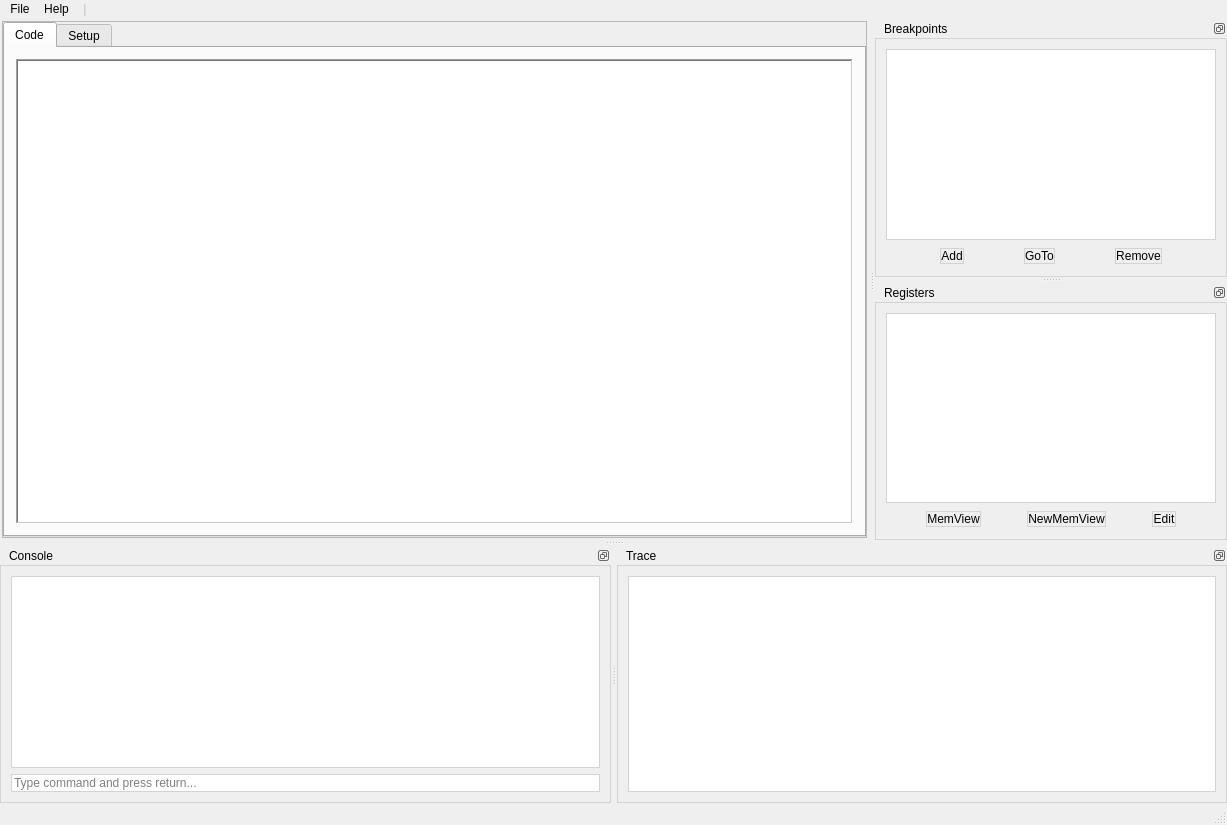
<?xml version="1.0" encoding="UTF-8"?>
<ui version="4.0">
 <class>MainWindow</class>
 <widget class="QMainWindow" name="MainWindow">
  <property name="geometry">
   <rect>
    <x>0</x>
    <y>0</y>
    <width>1227</width>
    <height>825</height>
   </rect>
  </property>
  <property name="minimumSize">
   <size>
    <width>600</width>
    <height>400</height>
   </size>
  </property>
  <property name="windowTitle">
   <string>BSVC Qt ZOMGWTFBBQ PreAlpha Early Access -0.00.01a</string>
  </property>
  <property name="documentMode">
   <bool>false</bool>
  </property>
  <property name="dockNestingEnabled">
   <bool>false</bool>
  </property>
  <property name="dockOptions">
   <set>QMainWindow::AllowTabbedDocks|QMainWindow::AnimatedDocks|QMainWindow::GroupedDragging</set>
  </property>
  <widget class="QWidget" name="centralwidget">
   <layout class="QGridLayout" name="gridLayout">
    <property name="leftMargin">
     <number>2</number>
    </property>
    <property name="topMargin">
     <number>2</number>
    </property>
    <property name="rightMargin">
     <number>2</number>
    </property>
    <property name="bottomMargin">
     <number>2</number>
    </property>
    <property name="spacing">
     <number>2</number>
    </property>
    <item row="0" column="0">
     <widget class="QFrame" name="frame">
      <property name="frameShape">
       <enum>QFrame::StyledPanel</enum>
      </property>
      <property name="frameShadow">
       <enum>QFrame::Raised</enum>
      </property>
      <layout class="QGridLayout" name="gridLayout_2">
       <property name="leftMargin">
        <number>0</number>
       </property>
       <property name="topMargin">
        <number>0</number>
       </property>
       <property name="rightMargin">
        <number>0</number>
       </property>
       <property name="bottomMargin">
        <number>0</number>
       </property>
       <property name="spacing">
        <number>0</number>
       </property>
       <item row="0" column="0">
        <widget class="QTabWidget" name="centralTabWidget">
         <property name="currentIndex">
          <number>0</number>
         </property>
         <widget class="QWidget" name="codeTab">
          <attribute name="title">
           <string>Code</string>
          </attribute>
          <layout class="QGridLayout" name="gridLayout_6">
           <item row="0" column="0">
            <widget class="QListView" name="codeList">
             <property name="styleSheet">
              <string notr="true"/>
             </property>
             <property name="frameShape">
              <enum>QFrame::WinPanel</enum>
             </property>
            </widget>
           </item>
          </layout>
         </widget>
         <widget class="QWidget" name="setupTab">
          <property name="minimumSize">
           <size>
            <width>0</width>
            <height>280</height>
           </size>
          </property>
          <attribute name="title">
           <string>Setup</string>
          </attribute>
          <layout class="QGridLayout" name="gridLayout_7">
           <item row="3" column="1">
            <widget class="QFrame" name="setupProcessorFrame">
             <property name="styleSheet">
              <string notr="true">QFrame {
	background: rgb(240, 240, 240);
}</string>
             </property>
             <property name="frameShape">
              <enum>QFrame::WinPanel</enum>
             </property>
             <property name="frameShadow">
              <enum>QFrame::Raised</enum>
             </property>
             <layout class="QVBoxLayout" name="verticalLayout_4">
              <property name="topMargin">
               <number>2</number>
              </property>
              <item>
               <layout class="QHBoxLayout" name="horizontalLayout_2">
                <item>
                 <spacer name="horizontalSpacer_4">
                  <property name="orientation">
                   <enum>Qt::Horizontal</enum>
                  </property>
                  <property name="sizeHint" stdset="0">
                   <size>
                    <width>40</width>
                    <height>20</height>
                   </size>
                  </property>
                 </spacer>
                </item>
                <item>
                 <widget class="QLabel" name="label">
                  <property name="text">
                   <string>Processor settings</string>
                  </property>
                 </widget>
                </item>
                <item>
                 <spacer name="horizontalSpacer_3">
                  <property name="orientation">
                   <enum>Qt::Horizontal</enum>
                  </property>
                  <property name="sizeHint" stdset="0">
                   <size>
                    <width>40</width>
                    <height>20</height>
                   </size>
                  </property>
                 </spacer>
                </item>
               </layout>
              </item>
              <item>
               <widget class="Line" name="line">
                <property name="orientation">
                 <enum>Qt::Horizontal</enum>
                </property>
               </widget>
              </item>
              <item>
               <layout class="QHBoxLayout" name="horizontalLayout">
                <item>
                 <spacer name="horizontalSpacer">
                  <property name="orientation">
                   <enum>Qt::Horizontal</enum>
                  </property>
                  <property name="sizeHint" stdset="0">
                   <size>
                    <width>40</width>
                    <height>20</height>
                   </size>
                  </property>
                 </spacer>
                </item>
                <item>
                 <widget class="QLabel" name="setupProcessorLabel">
                  <property name="text">
                   <string>Processor</string>
                  </property>
                 </widget>
                </item>
                <item>
                 <widget class="QComboBox" name="setupProcesssorComboBox">
                  <item>
                   <property name="text">
                    <string>M68000</string>
                   </property>
                  </item>
                  <item>
                   <property name="text">
                    <string>M68360</string>
                   </property>
                  </item>
                 </widget>
                </item>
                <item>
                 <spacer name="horizontalSpacer_2">
                  <property name="orientation">
                   <enum>Qt::Horizontal</enum>
                  </property>
                  <property name="sizeHint" stdset="0">
                   <size>
                    <width>40</width>
                    <height>20</height>
                   </size>
                  </property>
                 </spacer>
                </item>
               </layout>
              </item>
              <item>
               <layout class="QHBoxLayout" name="horizontalLayout_4">
                <item>
                 <spacer name="horizontalSpacer_5">
                  <property name="orientation">
                   <enum>Qt::Horizontal</enum>
                  </property>
                  <property name="sizeHint" stdset="0">
                   <size>
                    <width>40</width>
                    <height>20</height>
                   </size>
                  </property>
                 </spacer>
                </item>
                <item>
                 <widget class="QPushButton" name="createProcessorButton">
                  <property name="text">
                   <string>Create</string>
                  </property>
                 </widget>
                </item>
                <item>
                 <spacer name="horizontalSpacer_6">
                  <property name="orientation">
                   <enum>Qt::Horizontal</enum>
                  </property>
                  <property name="sizeHint" stdset="0">
                   <size>
                    <width>40</width>
                    <height>20</height>
                   </size>
                  </property>
                 </spacer>
                </item>
               </layout>
              </item>
             </layout>
            </widget>
           </item>
           <item row="6" column="1">
            <widget class="QFrame" name="deviceSettingsFrame">
             <property name="styleSheet">
              <string notr="true">QFrame {
	background: rgb(240, 240, 240);
}</string>
             </property>
             <property name="frameShape">
              <enum>QFrame::WinPanel</enum>
             </property>
             <property name="frameShadow">
              <enum>QFrame::Raised</enum>
             </property>
             <layout class="QVBoxLayout" name="verticalLayout_5">
              <property name="topMargin">
               <number>2</number>
              </property>
              <item>
               <layout class="QHBoxLayout" name="horizontalLayout_3">
                <item>
                 <spacer name="horizontalSpacer_8">
                  <property name="orientation">
                   <enum>Qt::Horizontal</enum>
                  </property>
                  <property name="sizeHint" stdset="0">
                   <size>
                    <width>40</width>
                    <height>20</height>
                   </size>
                  </property>
                 </spacer>
                </item>
                <item>
                 <widget class="QLabel" name="label_2">
                  <property name="text">
                   <string>Device settings</string>
                  </property>
                 </widget>
                </item>
                <item>
                 <spacer name="horizontalSpacer_7">
                  <property name="orientation">
                   <enum>Qt::Horizontal</enum>
                  </property>
                  <property name="sizeHint" stdset="0">
                   <size>
                    <width>40</width>
                    <height>20</height>
                   </size>
                  </property>
                 </spacer>
                </item>
               </layout>
              </item>
              <item>
               <widget class="Line" name="line_2">
                <property name="orientation">
                 <enum>Qt::Horizontal</enum>
                </property>
               </widget>
              </item>
              <item>
               <layout class="QGridLayout" name="gridLayout_8">
                <item row="1" column="0">
                 <spacer name="horizontalSpacer_9">
                  <property name="orientation">
                   <enum>Qt::Horizontal</enum>
                  </property>
                  <property name="sizeHint" stdset="0">
                   <size>
                    <width>40</width>
                    <height>20</height>
                   </size>
                  </property>
                 </spacer>
                </item>
                <item row="1" column="3">
                 <spacer name="horizontalSpacer_10">
                  <property name="orientation">
                   <enum>Qt::Horizontal</enum>
                  </property>
                  <property name="sizeHint" stdset="0">
                   <size>
                    <width>40</width>
                    <height>20</height>
                   </size>
                  </property>
                 </spacer>
                </item>
                <item row="0" column="2">
                 <widget class="QLabel" name="label_4">
                  <property name="text">
                   <string>Attached devices</string>
                  </property>
                  <property name="alignment">
                   <set>Qt::AlignCenter</set>
                  </property>
                 </widget>
                </item>
                <item row="1" column="1">
                 <widget class="QListView" name="availableDevicesList">
                  <property name="styleSheet">
                   <string notr="true">QWidget {
	background: white;
}</string>
                  </property>
                 </widget>
                </item>
                <item row="1" column="2">
                 <widget class="QListView" name="attachedDevicesList">
                  <property name="styleSheet">
                   <string notr="true">QWidget {
	background: white;
}</string>
                  </property>
                 </widget>
                </item>
                <item row="0" column="1">
                 <widget class="QLabel" name="label_3">
                  <property name="text">
                   <string>Available devices</string>
                  </property>
                  <property name="alignment">
                   <set>Qt::AlignCenter</set>
                  </property>
                 </widget>
                </item>
                <item row="2" column="1">
                 <widget class="QPushButton" name="pushButton_6">
                  <property name="text">
                   <string>Create</string>
                  </property>
                 </widget>
                </item>
                <item row="2" column="2">
                 <widget class="QPushButton" name="pushButton_7">
                  <property name="text">
                   <string>Remove</string>
                  </property>
                 </widget>
                </item>
               </layout>
              </item>
              <item>
               <spacer name="verticalSpacer">
                <property name="orientation">
                 <enum>Qt::Vertical</enum>
                </property>
                <property name="sizeHint" stdset="0">
                 <size>
                  <width>20</width>
                  <height>40</height>
                 </size>
                </property>
               </spacer>
              </item>
             </layout>
            </widget>
           </item>
          </layout>
         </widget>
        </widget>
       </item>
      </layout>
     </widget>
    </item>
   </layout>
  </widget>
  <widget class="QMenuBar" name="menubar">
   <property name="geometry">
    <rect>
     <x>0</x>
     <y>0</y>
     <width>1227</width>
     <height>21</height>
    </rect>
   </property>
   <property name="contextMenuPolicy">
    <enum>Qt::NoContextMenu</enum>
   </property>
   <property name="styleSheet">
    <string notr="true">QMenuBar {
	background: transparent;
}</string>
   </property>
   <property name="defaultUp">
    <bool>false</bool>
   </property>
   <property name="nativeMenuBar">
    <bool>false</bool>
   </property>
   <widget class="QMenu" name="menuFile">
    <property name="title">
     <string>File</string>
    </property>
    <widget class="QMenu" name="menuSetup">
     <property name="title">
      <string>Setup</string>
     </property>
     <widget class="QMenu" name="menuSetup_manually">
      <property name="title">
       <string>Setup manually</string>
      </property>
      <addaction name="actionM68000"/>
      <addaction name="actionM68360"/>
     </widget>
     <addaction name="actionLoad_setup"/>
     <addaction name="menuSetup_manually"/>
    </widget>
    <addaction name="menuSetup"/>
    <addaction name="actionLoad_program"/>
   </widget>
   <widget class="QMenu" name="menuHelp">
    <property name="title">
     <string>Help</string>
    </property>
    <property name="separatorsCollapsible">
     <bool>false</bool>
    </property>
    <addaction name="actionAbout"/>
    <addaction name="actionLicense"/>
   </widget>
   <widget class="QMenu" name="menu">
    <property name="enabled">
     <bool>false</bool>
    </property>
    <property name="contextMenuPolicy">
     <enum>Qt::NoContextMenu</enum>
    </property>
    <property name="acceptDrops">
     <bool>false</bool>
    </property>
    <property name="title">
     <string>|</string>
    </property>
   </widget>
   <addaction name="menuFile"/>
   <addaction name="menuHelp"/>
   <addaction name="menu"/>
  </widget>
  <widget class="QStatusBar" name="statusbar">
   <property name="statusTip">
    <string/>
   </property>
   <property name="sizeGripEnabled">
    <bool>true</bool>
   </property>
  </widget>
  <widget class="QDockWidget" name="breakpointDock">
   <property name="styleSheet">
    <string notr="true">QDockWidget::title {
    text-align: left;
    background: transparent;
    padding-left: 5px;
}

QWidget {
    border: 1px solid lightgrey;
}</string>
   </property>
   <property name="features">
    <set>QDockWidget::DockWidgetFloatable|QDockWidget::DockWidgetMovable</set>
   </property>
   <property name="windowTitle">
    <string>Breakpoints</string>
   </property>
   <attribute name="dockWidgetArea">
    <number>2</number>
   </attribute>
   <widget class="QWidget" name="breakpointDockContents">
    <layout class="QVBoxLayout" name="verticalLayout_2">
     <item>
      <widget class="QListView" name="breakpointList">
       <property name="styleSheet">
        <string notr="true"/>
       </property>
       <property name="showDropIndicator" stdset="0">
        <bool>false</bool>
       </property>
       <property name="defaultDropAction">
        <enum>Qt::IgnoreAction</enum>
       </property>
      </widget>
     </item>
     <item>
      <layout class="QHBoxLayout" name="horizontalLayout_5">
       <item>
        <spacer name="horizontalSpacer_12">
         <property name="orientation">
          <enum>Qt::Horizontal</enum>
         </property>
         <property name="sizeHint" stdset="0">
          <size>
           <width>40</width>
           <height>20</height>
          </size>
         </property>
        </spacer>
       </item>
       <item>
        <widget class="QPushButton" name="addBreakpointButton">
         <property name="text">
          <string>Add</string>
         </property>
        </widget>
       </item>
       <item>
        <spacer name="horizontalSpacer_18">
         <property name="orientation">
          <enum>Qt::Horizontal</enum>
         </property>
         <property name="sizeHint" stdset="0">
          <size>
           <width>40</width>
           <height>20</height>
          </size>
         </property>
        </spacer>
       </item>
       <item>
        <widget class="QPushButton" name="gotoBPButton">
         <property name="enabled">
          <bool>true</bool>
         </property>
         <property name="text">
          <string>GoTo</string>
         </property>
        </widget>
       </item>
       <item>
        <spacer name="horizontalSpacer_11">
         <property name="orientation">
          <enum>Qt::Horizontal</enum>
         </property>
         <property name="sizeHint" stdset="0">
          <size>
           <width>40</width>
           <height>20</height>
          </size>
         </property>
        </spacer>
       </item>
       <item>
        <widget class="QPushButton" name="removeBPButton">
         <property name="text">
          <string>Remove</string>
         </property>
        </widget>
       </item>
       <item>
        <spacer name="horizontalSpacer_13">
         <property name="orientation">
          <enum>Qt::Horizontal</enum>
         </property>
         <property name="sizeHint" stdset="0">
          <size>
           <width>40</width>
           <height>20</height>
          </size>
         </property>
        </spacer>
       </item>
      </layout>
     </item>
    </layout>
   </widget>
  </widget>
  <widget class="QDockWidget" name="consoleDock">
   <property name="styleSheet">
    <string notr="true">QDockWidget::title {
    text-align: left;
    background: transparent;
    padding-left: 5px;
}

QWidget {
    border: 1px solid lightgrey;
}</string>
   </property>
   <property name="features">
    <set>QDockWidget::DockWidgetFloatable|QDockWidget::DockWidgetMovable</set>
   </property>
   <property name="windowTitle">
    <string>Console</string>
   </property>
   <attribute name="dockWidgetArea">
    <number>8</number>
   </attribute>
   <widget class="QWidget" name="dockWidgetContents_2">
    <layout class="QVBoxLayout" name="verticalLayout">
     <item>
      <widget class="QTextEdit" name="consoleOutput">
       <property name="frameShape">
        <enum>QFrame::WinPanel</enum>
       </property>
       <property name="frameShadow">
        <enum>QFrame::Sunken</enum>
       </property>
       <property name="textInteractionFlags">
        <set>Qt::TextSelectableByKeyboard|Qt::TextSelectableByMouse</set>
       </property>
      </widget>
     </item>
     <item>
      <widget class="QLineEdit" name="consoleInput">
       <property name="placeholderText">
        <string>Type command and press return...</string>
       </property>
      </widget>
     </item>
    </layout>
   </widget>
  </widget>
  <widget class="QDockWidget" name="registerDock">
   <property name="styleSheet">
    <string notr="true">QDockWidget::title {
    text-align: left;
    background: transparent;
    padding-left: 5px;
}

QWidget {
    border: 1px solid lightgrey;
}</string>
   </property>
   <property name="features">
    <set>QDockWidget::DockWidgetFloatable|QDockWidget::DockWidgetMovable</set>
   </property>
   <property name="windowTitle">
    <string>Registers</string>
   </property>
   <attribute name="dockWidgetArea">
    <number>2</number>
   </attribute>
   <widget class="QWidget" name="registerDockContent">
    <layout class="QVBoxLayout" name="verticalLayout_3">
     <item>
      <widget class="QListView" name="registerList">
       <property name="styleSheet">
        <string notr="true"/>
       </property>
       <property name="showDropIndicator" stdset="0">
        <bool>false</bool>
       </property>
       <property name="defaultDropAction">
        <enum>Qt::IgnoreAction</enum>
       </property>
      </widget>
     </item>
     <item>
      <layout class="QHBoxLayout" name="horizontalLayout_6">
       <item>
        <spacer name="horizontalSpacer_14">
         <property name="orientation">
          <enum>Qt::Horizontal</enum>
         </property>
         <property name="sizeHint" stdset="0">
          <size>
           <width>40</width>
           <height>20</height>
          </size>
         </property>
        </spacer>
       </item>
       <item>
        <widget class="QPushButton" name="memViewButton">
         <property name="text">
          <string>MemView</string>
         </property>
        </widget>
       </item>
       <item>
        <spacer name="horizontalSpacer_15">
         <property name="orientation">
          <enum>Qt::Horizontal</enum>
         </property>
         <property name="sizeHint" stdset="0">
          <size>
           <width>40</width>
           <height>20</height>
          </size>
         </property>
        </spacer>
       </item>
       <item>
        <widget class="QPushButton" name="newMemViewButton">
         <property name="text">
          <string>NewMemView</string>
         </property>
        </widget>
       </item>
       <item>
        <spacer name="horizontalSpacer_16">
         <property name="orientation">
          <enum>Qt::Horizontal</enum>
         </property>
         <property name="sizeHint" stdset="0">
          <size>
           <width>40</width>
           <height>20</height>
          </size>
         </property>
        </spacer>
       </item>
       <item>
        <widget class="QPushButton" name="editRegisterButton">
         <property name="text">
          <string>Edit</string>
         </property>
        </widget>
       </item>
       <item>
        <spacer name="horizontalSpacer_17">
         <property name="orientation">
          <enum>Qt::Horizontal</enum>
         </property>
         <property name="sizeHint" stdset="0">
          <size>
           <width>40</width>
           <height>20</height>
          </size>
         </property>
        </spacer>
       </item>
      </layout>
     </item>
    </layout>
   </widget>
  </widget>
  <widget class="QDockWidget" name="traceDock">
   <property name="styleSheet">
    <string notr="true">QDockWidget::title {
    text-align: left;
    background: transparent;
    padding-left: 5px;
}

QWidget {
    border: 1px solid lightgrey;
}</string>
   </property>
   <property name="features">
    <set>QDockWidget::DockWidgetFloatable|QDockWidget::DockWidgetMovable</set>
   </property>
   <property name="windowTitle">
    <string>Trace</string>
   </property>
   <attribute name="dockWidgetArea">
    <number>8</number>
   </attribute>
   <widget class="QWidget" name="dockWidgetContents_6">
    <layout class="QGridLayout" name="gridLayout_5">
     <item row="0" column="0">
      <widget class="QTextEdit" name="traceText"/>
     </item>
    </layout>
   </widget>
  </widget>
  <action name="actionLoad_program">
   <property name="text">
    <string>Load program</string>
   </property>
   <property name="shortcut">
    <string>Ctrl+L</string>
   </property>
  </action>
  <action name="actionLoad_setup">
   <property name="text">
    <string>Load setup from file</string>
   </property>
   <property name="toolTip">
    <string>Load setup</string>
   </property>
  </action>
  <action name="actionM68000">
   <property name="text">
    <string>M68000</string>
   </property>
  </action>
  <action name="actionM68360">
   <property name="text">
    <string>M68360</string>
   </property>
  </action>
  <action name="actionAbout">
   <property name="text">
    <string>About</string>
   </property>
   <property name="menuRole">
    <enum>QAction::AboutRole</enum>
   </property>
  </action>
  <action name="actionLicense">
   <property name="text">
    <string>License</string>
   </property>
   <property name="menuRole">
    <enum>QAction::AboutRole</enum>
   </property>
  </action>
 </widget>
 <layoutdefault spacing="6" margin="11"/>
 <resources/>
 <connections/>
</ui>
